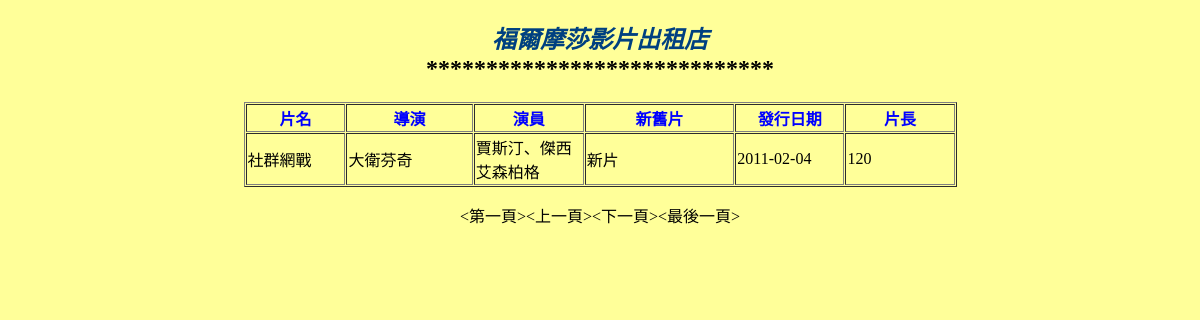
/3.每小節完成檔案/13-2-2/movieshop/index.php, run on the app's committed database.
### tables this page shows
CREATE TABLE `movie` (
  `id` int(10) unsigned zerofill NOT NULL auto_increment,
  `title` varchar(20) NOT NULL COMMENT '片名',
  `director` varchar(10) NOT NULL COMMENT '導演',
  `actor` varchar(20) NOT NULL COMMENT '演員',
  `country` varchar(10) NOT NULL COMMENT '國家',
  `category` varchar(4) NOT NULL COMMENT '影片分級',
  `movietype` varchar(10) NOT NULL COMMENT '影片內容類別',
  `storetype` varchar(7) NOT NULL COMMENT 'DVD/VCD',
  `oldnewtype` varchar(4) NOT NULL COMMENT '新舊片',
  `issuedate` date NOT NULL COMMENT '發行日期',
  `lengthmin` smallint(6) NOT NULL COMMENT '分鐘',
  PRIMARY KEY  (`id`)
);

### 3.每小節完成檔案/13-2-2/movieshop/index.php (the view, shortened to what this page needs)
<?php require_once('Connections/dbconn_movieshop.php'); ?>
<?php
$query_rs_movie = "SELECT id, title, director, actor, oldnewtype, issuedate, lengthmin FROM movie ORDER BY issuedate DESC";
$rs_movie = mysql_query($query_rs_movie, $dbconn_movieshop) or die(mysql_error());
$row_rs_movie = mysql_fetch_assoc($rs_movie);
?>
<!DOCTYPE html PUBLIC "-//W3C//DTD XHTML 1.0 Transitional//EN" "http://www.w3.org/TR/xhtml1/DTD/xhtml1-transitional.dtd">
<html xmlns="http://www.w3.org/1999/xhtml">
<head>
</head>
<body bgcolor="#FFFF99" alink="#996600">
<h2 align="center" class="webtitle"><em>福爾摩莎影片出租店</em><br />
*****************************</h2>
<table width="713" border="1" align="center" cellpadding="1" cellspacing="1">
  <tr class="columntitle">
    <td width="95" align="center"><strong>片名</strong></td>
    <td width="121" align="center"><strong>導演</strong></td>
    <td width="105" align="center"><strong>演員</strong></td>
    <td width="144" align="center" class="columntitle"><strong>新舊片</strong></td>
    <td width="104" align="center"><strong>發行日期</strong></td>
    <td width="104" align="center"><strong>片長</strong></td>
  </tr>
  <tr>
    <td><?php echo $row_rs_movie['title']; ?></td>
    <td><?php echo $row_rs_movie['director']; ?></td>
    <td align="left"><?php echo $row_rs_movie['actor']; ?></td>
    <td><?php echo $row_rs_movie['oldnewtype']; ?></td>
    <td><?php echo $row_rs_movie['issuedate']; ?></td>
    <td align="left"><?php echo $row_rs_movie['lengthmin']; ?></td>
  </tr>
</table>
<p align="center">&lt;第一頁&gt;&lt;上一頁&gt;&lt;下一頁&gt;&lt;最後一頁&gt;</p>
<p>&nbsp;</p>
<p>&nbsp;</p>
</body>
</html>

### 3.每小節完成檔案/13-2-2/movieshop/index.php (style rules this page uses)
.webtitle { color: #000; }
.webtitle em { color: #0000A0; }
.webtitle em { color: #8080C0; }
.webtitle em { color: #004080; }
.columntitle { color: #000; }
.columntitle td { color: #00F; }

### data on the page
movie: title "社群網戰", director "大衛芬奇", actor "賈斯汀、傑西艾森柏格", oldnewtype "新片", issuedate "2011-02-04", lengthmin "120"
